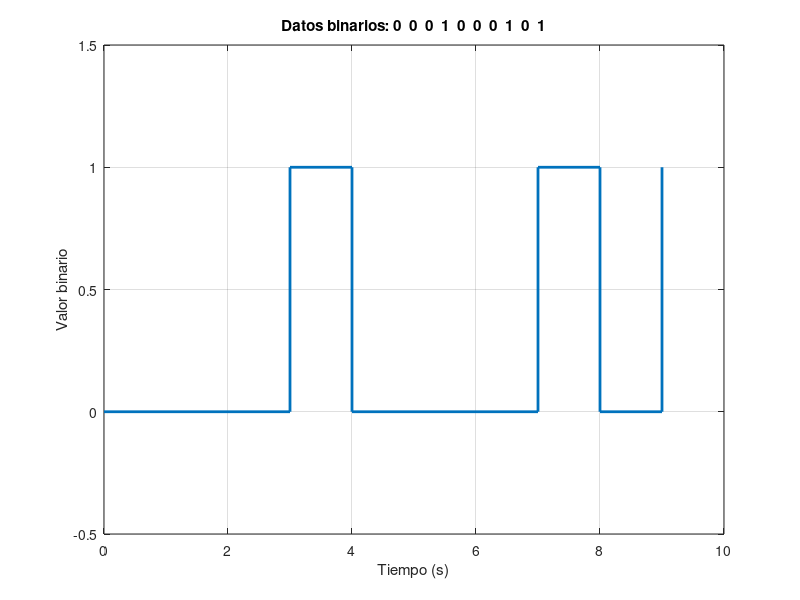
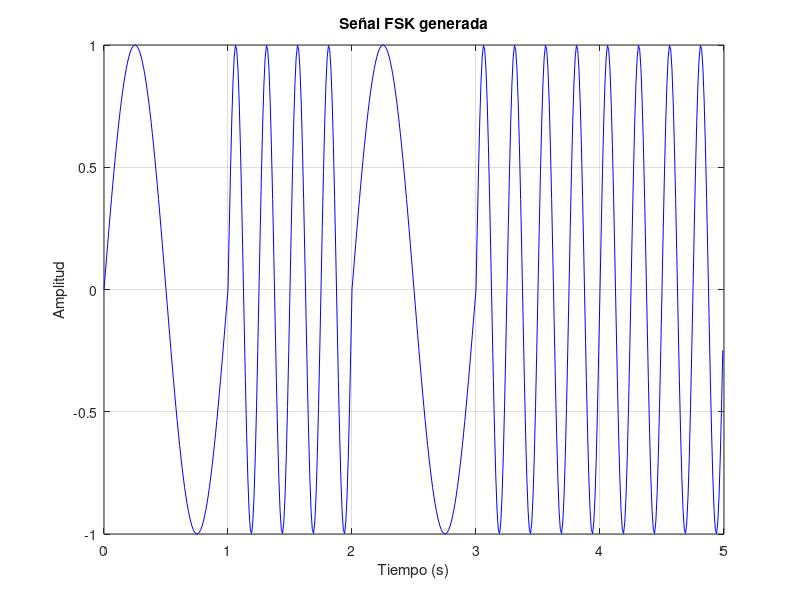
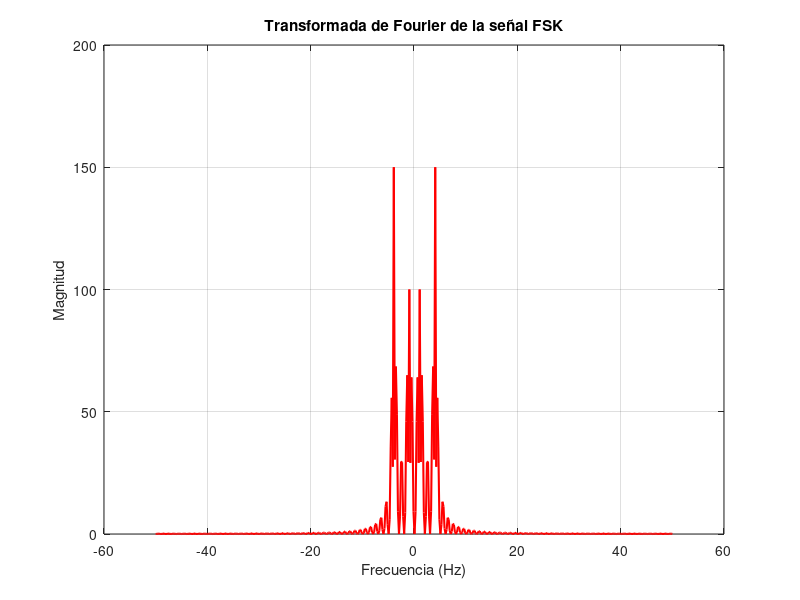

Recreate these plots in MATLAB, in order.
clear all; close all; clc;

%% Generar datos binarios aleatorios
numBits = 10;
data = randi([0 1], 1, numBits);
fprintf('Datos binarios: ');
disp(data);

%% Agrupar de a 2 bits y mapear a símbolos FSK (0,1,2,3)
symbols = zeros(1, numBits/2);
index = 0;
for i = 1:2:numBits
    index = index + 1;
    bits = data(i:i+1);
    if isequal(bits, [0 0])
        symbols(index) = 0;
    elseif isequal(bits, [0 1])
        symbols(index) = 1;
    elseif isequal(bits, [1 1])
        symbols(index) = 2;
    elseif isequal(bits, [1 0])
        symbols(index) = 3;
    end
end

%% Mostrar datos binarios con stairs
figure;
stairs(0:numBits-1, data, 'LineWidth', 2);
axis([0 numBits -0.5 1.5]);
xlabel('Tiempo (s)');
ylabel('Valor binario');
title(['Datos binarios: ', num2str(data)]);
grid on;

%% Definir señales FSK para cada símbolo
fs = 100; % Frecuencia de muestreo
Ts = 1/fs;
symbolDuration = 1; % Duración de cada símbolo (1 s)
t_symbol = 0:Ts:symbolDuration-Ts;

f1 = sin(2 * pi * 1 * t_symbol);   % para símbolo 0
f2 = sin(2 * pi * 4 * t_symbol);   % para símbolo 1
f3 = sin(2 * pi * 8 * t_symbol);   % para símbolo 2
f4 = sin(2 * pi * 16 * t_symbol);  % para símbolo 3

% Ensamblar señal FSK completa
fsk_signal = [];
for k = 1:length(symbols)
    switch symbols(k)
        case 0
            fsk_signal = [fsk_signal f1];
        case 1
            fsk_signal = [fsk_signal f2];
        case 2
            fsk_signal = [fsk_signal f3];
        case 3
            fsk_signal = [fsk_signal f4];
    end
end

%% Graficar la señal FSK en el tiempo
figure;
t_total = 0:Ts:Ts*length(fsk_signal)-Ts;
plot(t_total, fsk_signal, 'b');
xlabel('Tiempo (s)');
ylabel('Amplitud');
title('Señal FSK generada');
grid on;

%% Transformada de Fourier (FFT)
N = length(fsk_signal);
frequencies = linspace(-fs/2, fs/2, N);
G_FSK = fft(fsk_signal);
G_shifted = fftshift(abs(G_FSK));

figure;
plot(frequencies, G_shifted, 'r', 'LineWidth', 1.5);
xlabel('Frecuencia (Hz)');
ylabel('Magnitud');
title('Transformada de Fourier de la señal FSK');
grid on;
